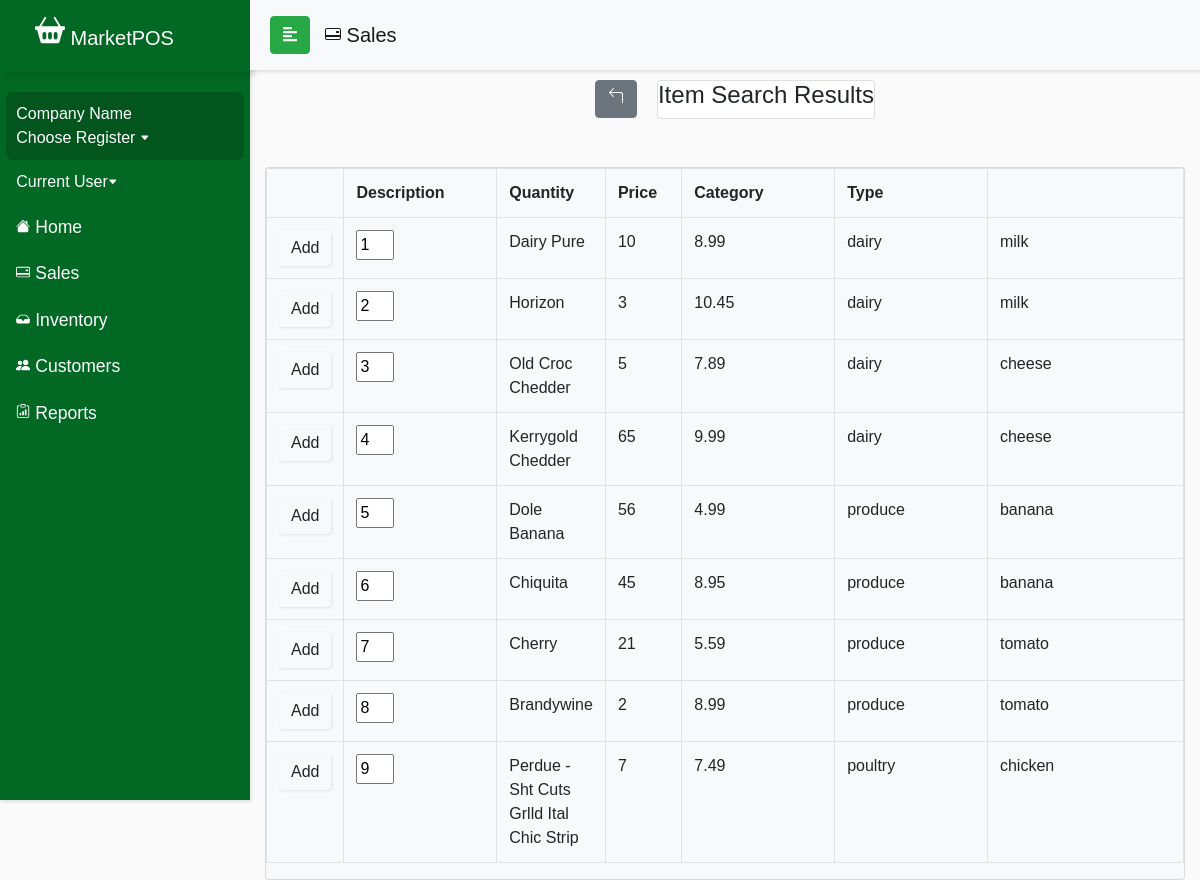
The app's page /currentDraft/saleitemslist.php, older data.
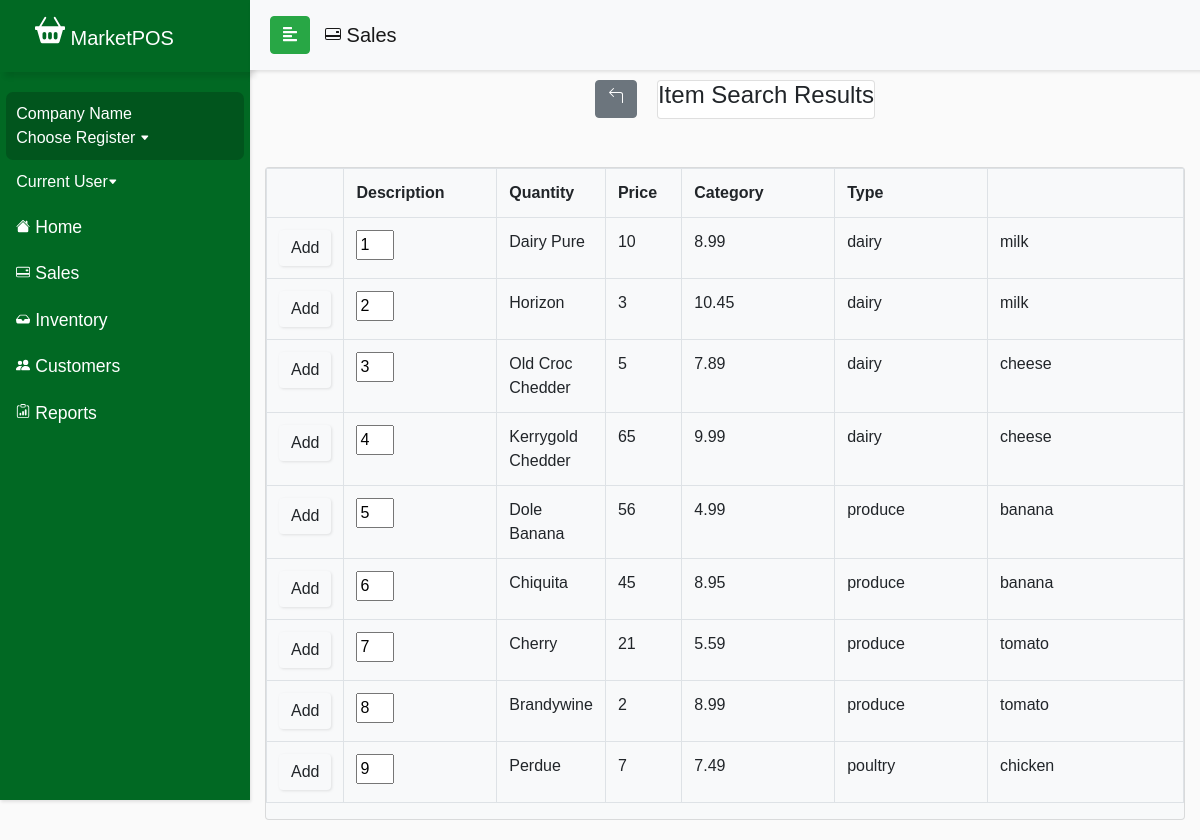
The same page, newer data.
### tables this page shows
CREATE TABLE `product_inventory` (
  `product_id` int(11) NOT NULL,
  `brand` varchar(50) NOT NULL,
  `description` varchar(50) NOT NULL,
  `productName` varchar(50) NOT NULL,
  `productType` varchar(50) NOT NULL,
  `productSubType` varchar(50) NOT NULL,
  `unit_price` float NOT NULL,
  `cost` float NOT NULL,
  `in_stock` int(11) NOT NULL,
  `vendor_id` int(11) DEFAULT NULL
);

### currentDraft/saleitemslist.php (the view, shortened to what the changed rows need)
<?php
include_once ('config.php');
$query = "SELECT * FROM product_inventory";
$result = mysqli_query($conn, $query);
?>
<!DOCTYPE html>
<html>
<head>
   <link rel="stylesheet" href="css/bootstrap.min.css">
  <link rel="stylesheet" href="userStyle2.css">
  <link rel="stylesheet" href="css/jquery.mCustomScrollbar.min.css">
</head>
<body>
  <nav id="sidebar">
    <div class="sidebar-header">
      <h1><a class="navbar-brand relative-top" href="indexDraft.php" id="navcard">
          MarketPOS</a></h1>
    </div>
  </nav>
  <div id="content">
    <div class="container justify-content-center" id="formscreen">
      <div class="row">
        <div class="col m-auto">
          <div class="card mt-5 bg-light">
            <table class="table table-bordered">
                <tr>
                    <th class="col-1"></th>
                    <th class="col-2">Description</th>
                    <th class="col-1">Quantity</th>
                    <th class="col-1">Price</th>
                    <th class="col-2">Category</th>
                    <th class="col-2">Type</th>
                </tr>
              <?php
                if (isset($_POST['item-search'])) {
                    $search = mysqli_real_escape_string($conn, $_POST['isearch']);
                    $sql = "SELECT * FROM product_inventory WHERE productName LIKE '%$search%' OR productType LIKE '%$search%' OR productSubType LIKE '%$search%' ";
                    $result = mysqli_query($conn, $sql);
                    $queryResults = mysqli_num_rows($result);
                    if ($queryResults > 0) {
                        while ($row = mysqli_fetch_assoc($result)) {
                            echo "<tr><td><form method='post' action='sale.php'><button class='btn navbar-btn btn-light' name='additem'>
                            Add</button></td><input name='sproduct' size='1' value='". $row['product_id'] ."' readonly hidden/></form><td>" .$row['productName']. "</td><td>" .$row['in_stock']. "</td><td>".$row['unit_price']. "</td><td>" .$row['productType'].
                            "</td><td>" .$row['productSubType']. "</td></tr>";
                        }
                    }else {
                        echo "<div>There are no results matching your search</div>";
                    }
                }else {
                    while ($row = mysqli_fetch_assoc($result)) {
                        echo "<tr><td><button class='btn navbar-btn btn-light' name='additem'>
                        Add</button></td><td><input name='sproduct' size='1' value='". $row['product_id'] ."' readonly /></td><td>" .$row['productName']. "</td><td>" .$row['in_stock']. "</td><td>".$row['unit_price']. "</td><td>" .$row['productType'].
                        "</td><td>" .$row['productSubType']. "</td></tr>";
                    }
                  }
                ?>
            </table>
          </div>
        </div>
      </div>
    </div>
</body>
</html>

Row changes from the older to the newer data that the page shows:
changed product_inventory "poultry": productName "Perdue - Sht Cuts Grlld Ital Chic Strip" → "Perdue"
